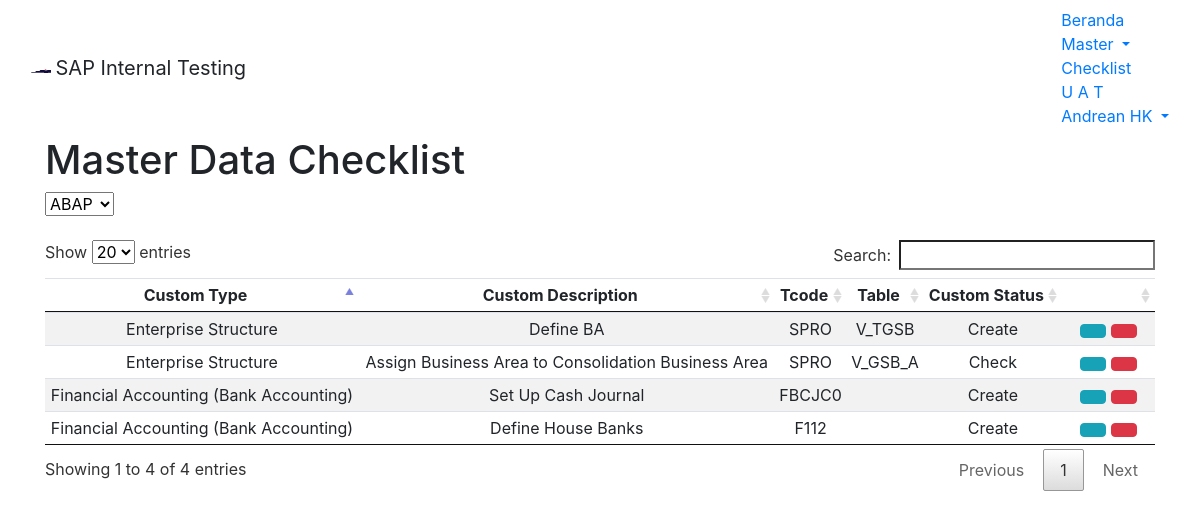
The page /module/home/m-check.php (signed in) on the database its author committed.
### tables this page shows
CREATE TABLE `m_check` (
  `c_id` int(11) NOT NULL,
  `ctype` varchar(255) DEFAULT NULL,
  `ctypedesc` varchar(255) NOT NULL,
  `ctcode` varchar(255) NOT NULL,
  `ctable` varchar(255) NOT NULL,
  `cstat` varchar(255) NOT NULL,
  `cmodul` varchar(255) DEFAULT NULL
);

### module/home/m-check.php (the view, shortened to what this page needs)
<?php
	$root = "../../";
?>
<!DOCTYPE html>
 <html lang="en-US">
<head>
<link href="<?php echo $root; ?>assets/css/bootstrap.min.css" rel="stylesheet">
<link href="<?php echo $root; ?>assets/datatables/media/css/jquery.dataTables.min.css" rel="stylesheet">
<body>
	<nav class="navbar navbar-default">
	  <div class="container-fluid">
		<div class="navbar-header">
		  <img alt="Samator" class="navbar-text" src="<?php echo $root; ?>assets/images/s-logo.png" width="20" height="20">
		  <a class="navbar-brand">SAP Internal Testing</a>
		</div>
		<ul class="nav navbar-nav navbar-right">
			<li><a href="<?php echo $root; ?>module/home/home.php">Beranda</a></li>
			<li class="dropdown active">
				<a class="dropdown-toggle" data-toggle="dropdown" href="#">Master
				<span class="caret"></span></a>
			</li>
			<li><a href="<?php echo $root; ?>module/home/checklist.php">Checklist</a></li>
			<li><a href="<?php echo $root; ?>module/home/uat.php">U A T</a></li>
			<li class="dropdown">
				<a class="dropdown-toggle" data-toggle="dropdown" href="#"><span class="glyphicon glyphicon-user" aria-hidden="true"></span>
				<?php echo $_SESSION["longname"]; ?>
				<span class="caret"></span></a>
			</li>
		</ul>
	  </div>
	</nav>
	<div class="container container-fluid">
		<h1>Master Data Checklist
		</h1>
		<?php
				$con = mysqli_connect("localhost","root","","saptest");
				$sql = "SELECT idmodul FROM m_modul";
				$result = mysqli_query($con,$sql);
				echo "<select name='idmodul'>";
				while ($row = mysqli_fetch_array($result,MYSQLI_ASSOC))
				{
					echo "<option value='" . $row['idmodul'] . "'>" . $row['idmodul'] . "</option>";
				}
				echo "</select>";
			?>
	</div><br>
	<div class="container container-fluid">
		<table id="tableMCheck" class="table table-hover text-center table-striped compact">
			<thead>
				<tr>
					<td><b>Custom Type</b></td>
					<td><b>Custom Description</b></td>
					<td><b>Tcode</b></td>
					<td><b>Table</b></td>
					<td><b>Custom Status</b></td>
					<td class="col-md-1"></td>
				</tr>
			</thead>
			<tbody data-link="row">
			<?php
				$con = mysqli_connect("localhost","root","","saptest");
				$query = "SELECT * FROM m_check";
				$result = mysqli_query($con,$query);
				while($row = mysqli_fetch_array($result,MYSQLI_ASSOC))
				{
					echo "<tr>";
						echo "<td style:'border=1px solid black'>".$row['ctype']."</td>";
						echo "<td style:'border=1px solid black'>".$row['ctypedesc']."</td>";
						echo "<td style:'border=1px solid black'>".$row['ctcode']."</td>";
						echo "<td style:'border=1px solid black'>".$row['ctable']."</td>";
						echo "<td style:'border=1px solid black'>".$row['cstat']."</td>";
					if ($_SESSION['username']=="Admin" || $_SESSION['username']=="Andrean")
						{
			?>
							<td><a type='button' class='btn btn-info btn-xs' data-toggle='modal' href="#modalEditCheck<?php echo $row['c_id']; ?>"><span class='glyphicon glyphicon-pencil'></span></a>
							<a type='button' class='btn btn-danger btn-xs' data-toggle='modal' href="#modalDelCheck<?php echo $row['c_id']; ?>"><span class='glyphicon glyphicon-trash'></span></a></td>
			<?php
						}
						else
						{
						}
					echo "</tr>";
				}
			?>
			</tbody>
		</table>
	</div>
</body>

### rows shown on the page
m_check: ctype "Enterprise Structure", ctypedesc "Define BA", ctcode "SPRO", ctable "V_TGSB", cstat "Create"
m_check: ctype "Enterprise Structure", ctypedesc "Assign Business Area to Consolidation Business Area", ctcode "SPRO", ctable "V_GSB_A", cstat "Check"
m_check: ctype "Financial Accounting (Bank Accounting)", ctypedesc "Set Up Cash Journal", ctcode "FBCJC0", cstat "Create"
m_check: ctype "Financial Accounting (Bank Accounting)", ctypedesc "Define House Banks", ctcode "F112", cstat "Create"

### other values the page prints
$_SESSION["longname"] "Andrean HK"
form field idmodul "ABAP"
